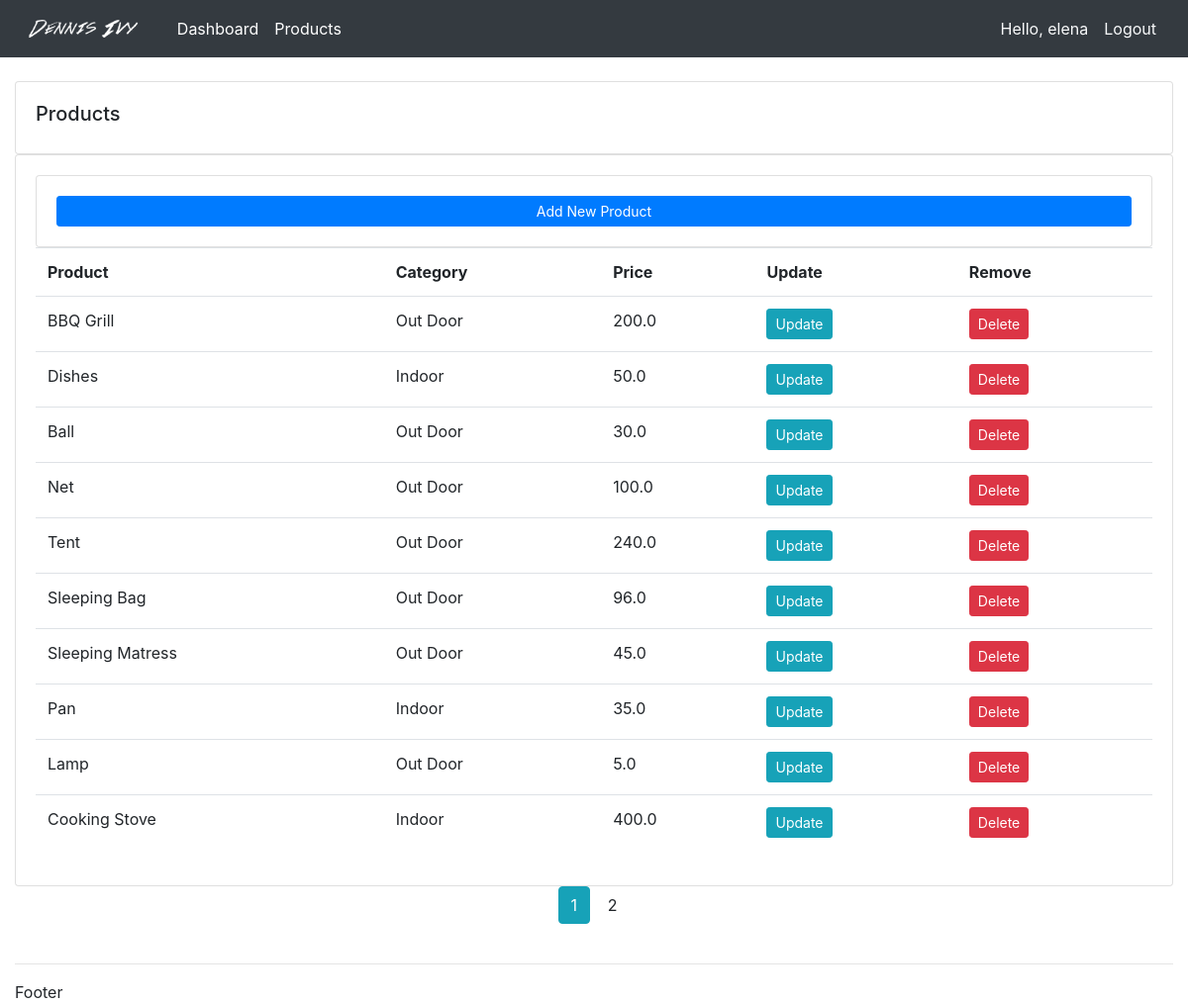
Screenshot of /crm/products/ (signed in) with the database file from the repository.
### accounts/models.py (models this page shows, shortened)
class Product(models.Model):
    CATEGORY = (
            ('Indoor', 'Indoor'),
            ('Out Door', 'Out Door'),
            )
    name = models.CharField(max_length = 200, null = True)
    price = models.FloatField(null = True)
    category = models.CharField(max_length = 200, null = True, choices = CATEGORY)
    description = models.CharField(max_length = 200, null = True, blank=True)
    date_created = models.DateTimeField(auto_now_add=True, null = True)
    tags = models.ManyToManyField(Tag)

### accounts/views.py (the view)
# urls.py: path('products/', views.products, name = 'products'),
@login_required(login_url='login')
def products(request):
    product_list = Product.objects.all()
    paginator = Paginator(product_list, 10) # Show 10 products per page.
    page_number = request.GET.get('page')
    page_obj = paginator.get_page(page_number)
    return render(request, 'accounts/products.html', {'page_obj': page_obj})

### templates/accounts/products.html
{% extends 'accounts/main.html' %}
{% block content %}
    <br>
    		<div class="row">
    			<div class="col-md">
    				<div class="card card-body">
    					<h5>Products</h5>
    				</div>
    				<div class="card card-body">
              <div class="card card-body">
                <a class="btn btn-primary  btn-sm btn-block" href="{% url 'create_product' %}">Add New Product</a>
              </div>
              <table class="table">
    						<tr>
    							<th>Product</th>
    							<th>Category</th>
    							<th>Price</th>
                  <th>Update</th>
                  <th>Remove</th>
    						</tr>
                {% for product in page_obj %}
                  <tr>
                    <td>{{ product.name }}</td>
                    <td>{{ product.category }}</td>
                    <td>{{ product.price }}</td>
                    <td> <a class="btn btn-sm btn-info" href="{% url 'update_product' product.id %}">Update</a> </td>
                    <td> <a class="btn btn-sm btn-danger" href="{% url 'delete_product' product.id %}">Delete</a> </td>
                  </tr>
                {% endfor %}
              </table>
            </div>
            <div class="pagination">
                  <div class="container-fluid text-center">
                    {% for num in page_obj.paginator.page_range %}
                      {% if page_obj.number == num %}
                          <a class = "btn btn-info mb-4" href="?page={{ num }}">{{ num }}</a>
                      {% elif num > page_obj.number|add:'-3' and num < page_obj.number|add:'3'%}
                          <a class = "btn btn-outline_info mb-4" href="?page={{ num }}">{{ num }}</a>
                      {% endif %}
                    {% endfor %}
                  </div>
            </div>
    			</div>
    		</div>
{% endblock content%}

### templates/accounts/navbar.html (shortened to what this page needs)
{% load static %}
<nav class="navbar navbar-expand-lg navbar-dark bg-dark">
  <a class="navbar-brand" href="{% url 'dashboard' %}">
      <img src="{% static "images/logo.png" %}" height="30" alt="" loading="lazy">
  </a>
  <div class="collapse navbar-collapse" id="navbarNavAltMarkup">
    <div class="navbar-nav">
      <a class="nav-link active" href="{% url 'dashboard' %}">Dashboard<span class="sr-only">(current)</span></a>
      <a class="nav-link active" href="{% url 'products' %}">Products</a>
    </div>
  </div>
 {% if user.is_authenticated %}
    <span class="text-light bg-dark">Hello, {{request.user}}</span>
    <span><a class="text-light bg-dark nav-link active" href="{% url 'logout' %}">Logout<span class="sr-only">(current)</span></a></span>
  {% else %}
    <span> <a class="text-light bg-dark nav-link active" href="{% url 'login' %}">Login<span class="sr-only">(current)</span></a></span>
    <span> <a class="text-light bg-dark nav-link active" href="{% url 'create_user' %}">Register<span class="sr-only">(current)</span></a></span>
  {% endif %}</span>
</nav>

### static/css/main.css (style rules this page uses)
body { background-color: red; }

### rows the page displays
Product: name "BBQ Grill", category "Out Door", price "200.0"
Product: name "Dishes", category "Indoor", price "50.0"
Product: name "Ball", category "Out Door", price "30.0"
Product: name "Net", category "Out Door", price "100.0"
Product: name "Tent", category "Out Door", price "240.0"
Product: name "Sleeping Bag", category "Out Door", price "96.0"
Product: name "Sleeping Matress", category "Out Door", price "45.0"
Product: name "Pan", category "Indoor", price "35.0"
Product: name "Lamp", category "Out Door", price "5.0"
Product: name "Cooking Stove", category "Indoor", price "400.0"

### other values shown
{{ request.user }} "elena"
{{ num }} "1"
{{ num }} "2"
